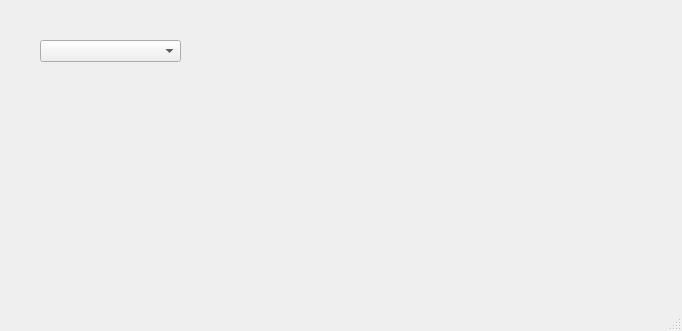
<?xml version="1.0" encoding="UTF-8"?>
<ui version="4.0">
 <class>optionDlg</class>
 <widget class="QDialog" name="optionDlg">
  <property name="geometry">
   <rect>
    <x>0</x>
    <y>0</y>
    <width>682</width>
    <height>331</height>
   </rect>
  </property>
  <property name="windowTitle">
   <string>Options</string>
  </property>
  <property name="sizeGripEnabled">
   <bool>true</bool>
  </property>
  <widget class="QComboBox" name="comboBox">
   <property name="geometry">
    <rect>
     <x>40</x>
     <y>40</y>
     <width>141</width>
     <height>22</height>
    </rect>
   </property>
  </widget>
 </widget>
 <resources/>
 <connections/>
</ui>
